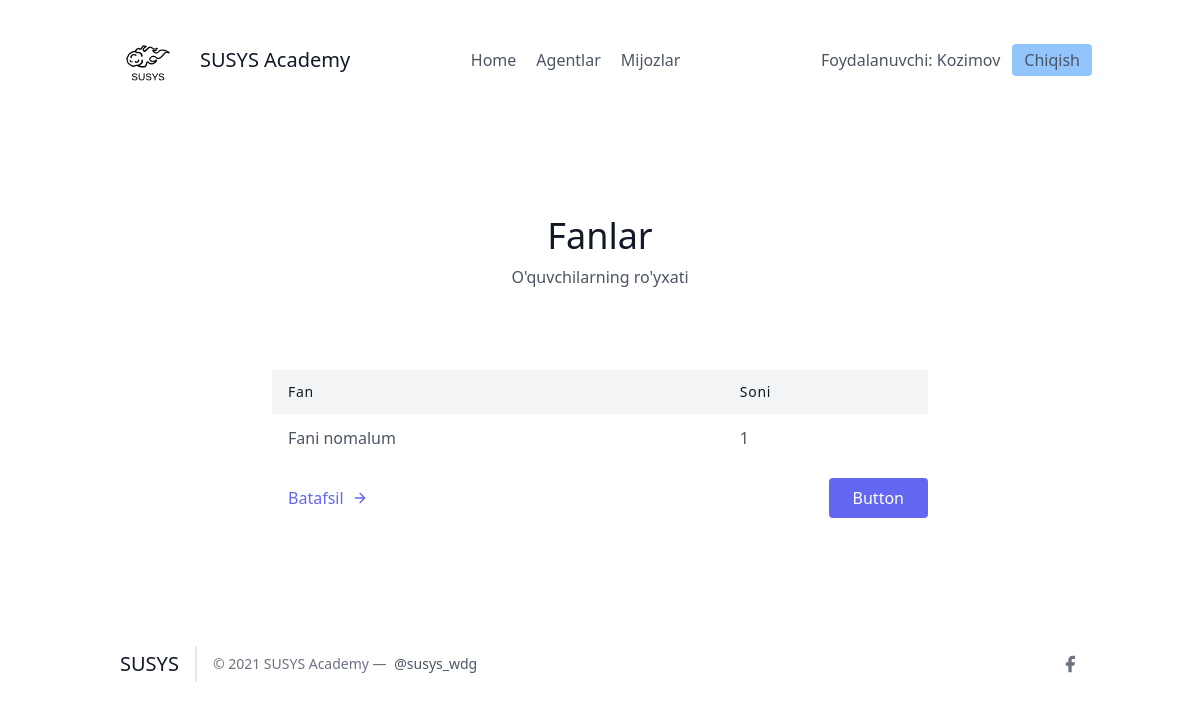
Page /leads/categories/ (signed in) on the earlier database version.
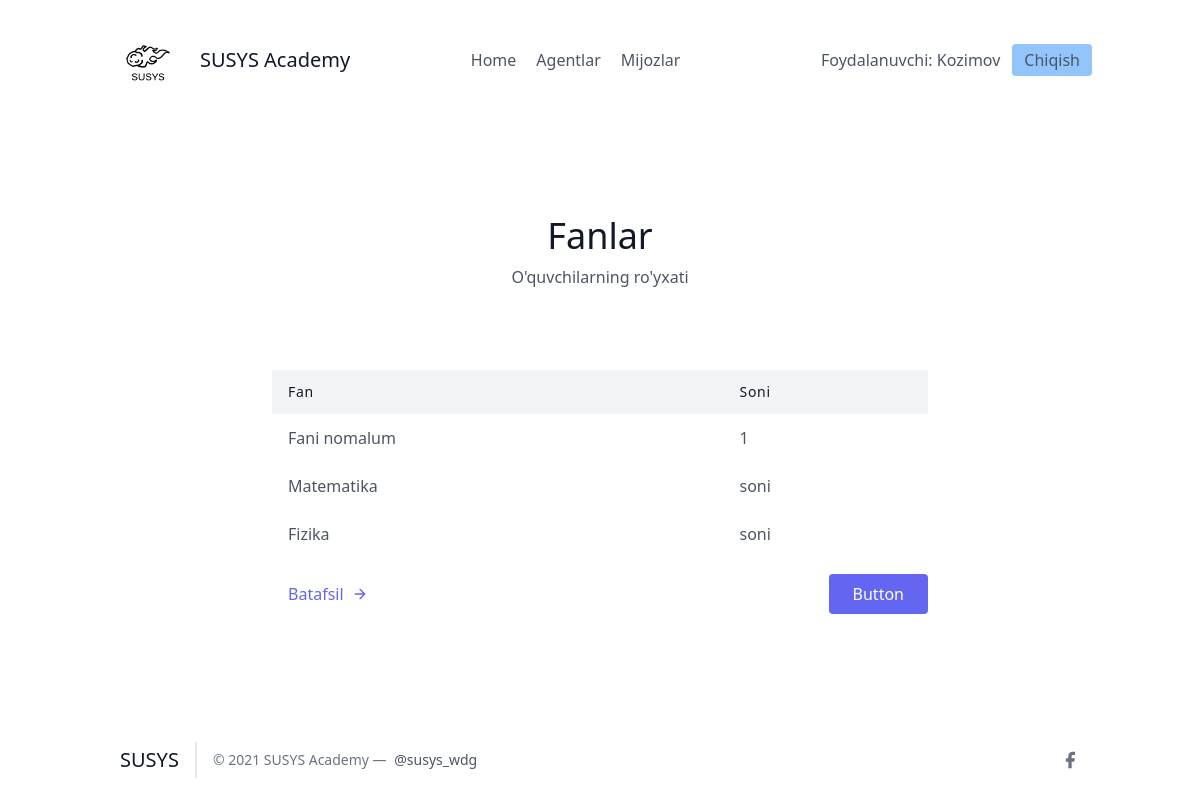
Same page on the later database version.
### leads/models.py (models this page shows, shortened)
class User(AbstractUser):
    is_organisor = models.BooleanField(default=True)
    is_agent = models.BooleanField(default=False)

class Category(models.Model):
    nomi = models.CharField(max_length=20)
    organisation = models.ForeignKey(UserProfile, on_delete=models.CASCADE)

### leads/views.py (the view)
# urls.py: path('categories/', CategoryListView.as_view(), name="categories"),
class CategoryListView(LoginRequiredMixin, ListView):
    template_name = "leads/categories.html"
    context_object_name = "categories"
    def get_context_data(self, **kwargs):
        context = super(CategoryListView, self).get_context_data(**kwargs)
        user = self.request.user
        if user.is_organisor:
            queryset = Lead.objects.filter(
                organisation = user.userprofile,
            )
        else:
            queryset = Category.objects.filter(
                organisation = user.agent.organisation
            )
        context.update({
                "unassigned_category_count": queryset.filter(category__isnull=True).count()
            })
        return context
    def get_queryset(self):
        user = self.request.user
        if user.is_organisor:
            queryset = Category.objects.filter(
                organisation = user.userprofile
            )
        else:
            queryset = Category.objects.filter(
                organisation = user.agent.organisation
            )
        return queryset

### leads/templates/leads/categories.html (shortened to what this page needs)
{% extends 'base.html' %}
{% block content %}
    <section class="text-gray-600 body-font">
    <div class="container px-5 py-24 mx-auto">
      <div class="flex flex-col text-center w-full mb-20">
        <h1 class="sm:text-4xl text-3xl font-medium title-font mb-2 text-gray-900">Fanlar</h1>
        <p class="lg:w-2/3 mx-auto leading-relaxed text-base">O'quvchilarning ro'yxati</p>
      </div>
      <div class="lg:w-2/3 w-full mx-auto overflow-auto">
        <table class="table-auto w-full text-left whitespace-no-wrap">
          <thead>
            <tr>
              <th class="px-4 py-3 title-font tracking-wider font-medium text-gray-900 text-sm bg-gray-100">Fan</th>
              <th class="px-4 py-3 title-font tracking-wider font-medium text-gray-900 text-sm bg-gray-100">Soni</th>
            </tr>
          </thead>
          <tbody>
            <tr>
              <td class="px-4 py-3">Fani nomalum</td>
              <td class="px-4 py-3">{{ unassigned_category_count }}</td>
            </tr>
            {% for category in categories %}
            <tr>
              <td class="px-4 py-3">{{ category.nomi }}</td>
              <td class="px-4 py-3">soni</td>
            </tr>
            {% endfor %}
          </tbody>
        </table>
      </div>
      <div class="flex pl-4 mt-4 lg:w-2/3 w-full mx-auto">
        <a class="text-indigo-500 inline-flex items-center md:mb-2 lg:mb-0">Batafsil
          <svg fill="none" stroke="currentColor" stroke-linecap="round" stroke-linejoin="round" stroke-width="2" class="w-4 h-4 ml-2" viewBox="0 0 24 24">
            <path d="M5 12h14M12 5l7 7-7 7"></path>
          </svg>
        </a>
        <button class="flex ml-auto text-white bg-indigo-500 border-0 py-2 px-6 focus:outline-none hover:bg-indigo-600 rounded">Button</button>
      </div>
    </div>
    </section>
{% endblock %}

### frontend/base.html (shortened to what this page needs)
<!DOCTYPE html>
<html lang="en">
<head>
    <link href="https://unpkg.com/tailwindcss@^2/dist/tailwind.min.css" rel="stylesheet">
</head>
<body>
    {% include 'details/navbar.html' %}
    <div class="max-w-5xl mx-auto">
        {% block content %}
        {% endblock %}
    </div>
    {% include 'details/footer.html' %}
</body>
</html>

### frontend/details/navbar.html
{% load static %}
<header class="text-gray-600 body-font">
  <div class="container mx-auto flex flex-wrap p-5 flex-col md:flex-row items-center">
    <a class="flex title-font font-medium items-center text-gray-900 mb-4 md:mb-0">
      <img src="{% static 'img/logo-dark.png' %}" style="width: 80px;" alt="Logo">
      <span class="ml-3 text-xl">SUSYS Academy</span>
    </a>
    <nav class="md:ml-auto md:mr-auto flex flex-wrap items-center text-base justify-center">
      <a href="/" class="mr-5 hover:text-gray-900">Home</a>
    {% if not request.user.is_authenticated %}
      </nav>
        <button class="inline-flex items-center bg-blue-300 border-0 py-1 px-3 focus:outline-none hover:bg-blue-200 rounded text-base mt-4 md:mt-0" style="margin-right: 20px">
          <a  href="{% url 'signup' %}">Ro'yxatdan o'tish
          </a>
        </button>
    {% else %}
        {% if request.user.is_organisor %}
        <a href="/agents/" class="mr-5 hover:text-gray-900">Agentlar</a>
        {% endif %}
        <a href="/leads/" class="mr-5 hover:text-gray-900">Mijozlar</a>
      </nav>
    {% endif %}
    {% if request.user.is_authenticated %}
      Foydalanuvchi: {{ request.user.username }}
      <button class="ml-3 inline-flex items-center bg-blue-300 border-0 py-1 px-3 focus:outline-none hover:bg-blue-200 rounded text-base mt-4 md:mt-0">
        <a  href="{% url 'logout' %}">Chiqish
        </a>
      </button>
    {% else %}
    <button class="inline-flex items-center bg-blue-300 border-0 py-1 px-3 focus:outline-none hover:bg-blue-200 rounded text-base mt-4 md:mt-0">
      <a href="{% url 'login' %}">Kirish
    </a>
    </button>
    {% endif %}
  </div>
</header>

### frontend/details/footer.html (shortened to what this page needs)
{% load static %}
    <footer class="text-gray-600 body-font">
    <div class="container px-5 py-8 mx-auto flex items-center sm:flex-row flex-col">
      <a class="flex title-font font-medium items-center md:justify-start justify-center text-gray-900">
        <span class="ml-3 text-xl">SUSYS</span>
      </a>
      <p class="text-sm text-gray-500 sm:ml-4 sm:pl-4 sm:border-l-2 sm:border-gray-200 sm:py-2 sm:mt-0 mt-4">© 2021 SUSYS Academy —
        <a href="https://twitter.com/knyttneve" class="text-gray-600 ml-1" rel="noopener noreferrer" target="_blank">@susys_wdg</a>
      </p>
      <span class="inline-flex sm:ml-auto sm:mt-0 mt-4 justify-center sm:justify-start">
        <a class="text-gray-500">
          <svg fill="currentColor" stroke-linecap="round" stroke-linejoin="round" stroke-width="2" class="w-5 h-5" viewBox="0 0 24 24">
            <path d="M18 2h-3a5 5 0 00-5 5v3H7v4h3v8h4v-8h3l1-4h-4V7a1 1 0 011-1h3z"></path>
          </svg>
        </a>

Differences in the rows shown:
added Category: nomi "Matematika"
added Category: nomi "Fizika"
